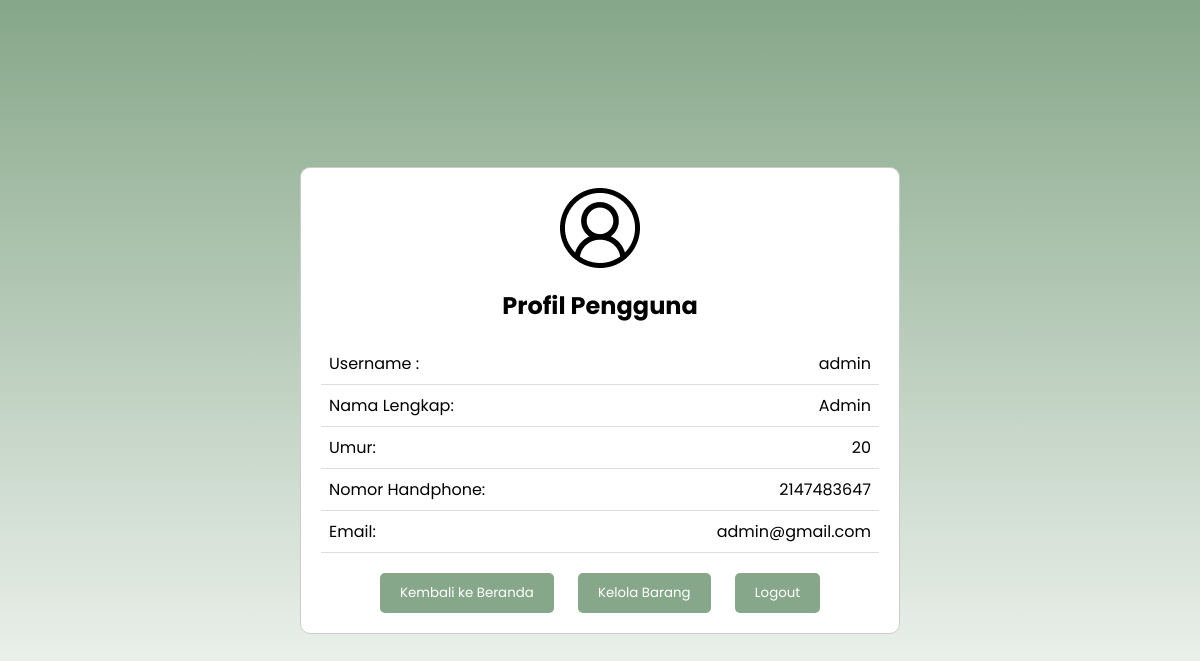
The app's page /profile.php (signed in) with its own data.
### tables this page shows
CREATE TABLE `users` (
  `id` int(11) NOT NULL AUTO_INCREMENT,
  `email` varchar(255) NOT NULL,
  `password` varchar(255) NOT NULL,
  `username` varchar(255) NOT NULL,
  `fullname` varchar(255) NOT NULL,
  `age` int(11) DEFAULT NULL,
  `role` enum('admin','user') DEFAULT 'user',
  `no_telephone` int(15) DEFAULT NULL,
  PRIMARY KEY (`id`)
);

### profile.php (the view, shortened to what this page needs)
<?php
$conn = connection();
$email = $_SESSION['valid'];
$stmt = $conn->prepare("SELECT * FROM users WHERE email = ?");
$stmt->bind_param("s", $email);
$stmt->execute();
$result = $stmt->get_result();
$user = $result->fetch_assoc();
?>
<!DOCTYPE html>
<html lang="en">
<head>
  <link rel="stylesheet" href="css/styles.css">
</head>
<body>
<div class="container">
  <div class="profile-box">
    <img src="img/account2.png" alt="" class="avatar">
    <h2>Profil Pengguna</h2>
    <table>
      <tr>
        <td>Username :</td>
        <td><?php echo htmlspecialchars($user['username'], ENT_QUOTES, 'UTF-8'); ?></td>
      </tr>
      <tr>
        <td>Nama Lengkap:</td>
        <td><?php echo htmlspecialchars($user['fullname'], ENT_QUOTES, 'UTF-8'); ?></td>
      </tr>
      <tr>
        <td>Umur:</td>
        <td><?php echo htmlspecialchars($user['age'], ENT_QUOTES, 'UTF-8'); ?></td>
      </tr>
      <tr>
        <td>Nomor Handphone:</td>
        <td><?php echo htmlspecialchars($user['no_telephone'], ENT_QUOTES, 'UTF-8'); ?></td>
      </tr>
      <tr>
        <td>Email:</td>
        <td><?php echo htmlspecialchars($user['email'], ENT_QUOTES, 'UTF-8'); ?></td>
      </tr>
    </table>
    <div class="button-container">
      <button onclick="window.location.href='index.php'">Kembali ke Beranda</button>
      <?php if (isset($_SESSION['admin']) && $_SESSION['admin'] == true) {
                    echo '<button onclick="window.location.href=\'admin/dashboard-1.php\'">Kelola Barang</button>';
            }?>
      <button onclick="window.location.href='logout.php'">Logout</button>
    </div>
  </div>
</div>
</body>
</html>

### css/styles.css (style rules this page uses)
* { margin: 0; padding: 0; font-family: 'Poppins', sans-serif; box-sizing: border-box; text-decoration: none; list-style: none; }
body { background-image: linear-gradient(#86A789, #ffffff); }
.container { display: flex; justify-content: center; align-items: center; height: 100vh; }
.profile-box { width: 600px; padding: 20px; border: 1px solid #ccc; border-radius: 10px; background-color: #fff; }
.profile-box h2 { text-align: center; margin-top: 0; margin-bottom: 20px; }
.avatar { display: block; margin: 0 auto 20px; }
table { width: 100%; border-collapse: collapse; }
table td { padding: 8px; border-bottom: 1px solid #ddd; }
table td:nth-child(2) { text-align: right; }
.button-container { margin-top: 20px; text-align: center; }
button { padding: 10px 20px; margin: 0 10px; background-color:#86A789; color: #fff; border: none; border-radius: 5px; cursor: pointer; }

### records on screen
users: username "admin", fullname "Admin", age "20", no_telephone "2147483647", email "admin@gmail.com"
